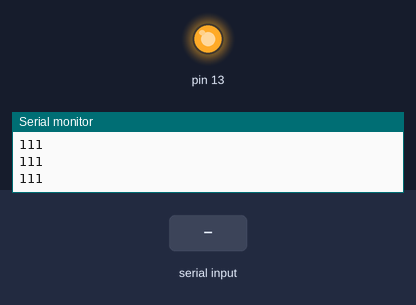
Simulated run of this sketch. Board: Arduino Uno, built with avr-gcc and run on an emulated ATmega328P. Shown: output pins drawn as LEDs (lit = HIGH), the last lines printed to the serial monitor. Inputs (shaded band) come from the test bench. Random numbers use the default seed unless the sketch sets one.

Above: at 1.1 s.
1.2 s: byte 30 received over Serial
At 2.2 s:
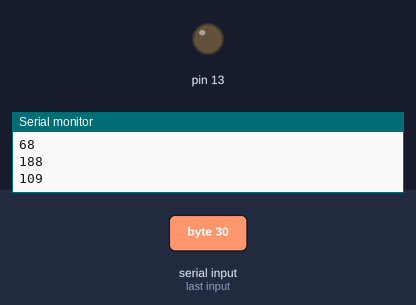
Timing chart, 0 to 4.2 s (numbered marks = the images above; inputs shaded):
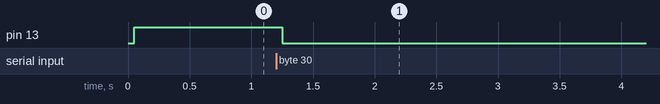

Measured:
- after the input at 1.2 s, pin 13: HIGH → LOW after 0.05 s

The sketch:

Handshake_RandomSerialData.ino
```cpp
char receivedChar;
boolean newData = false;
int ranNum;


void setup() {

  //setup the serial
  Serial.begin(9600);
  delay(50);
  pinMode(13, OUTPUT);
  digitalWrite(13, HIGH);
  //serial.available determines if anything in buffer
  while (!Serial.available()) {
    Serial.println(111);
    delay(300); }
    // read the byte that Python will send over
  recvOneChar();
  showNewData();
  digitalWrite(13, LOW);
}

void loop() {
    ranNum = random(0,255);
    Serial.println(ranNum);
    delay(100);

}
```

DataFunctions.ino
```cpp
void recvOneChar() {
 if (Serial.available() > 0) {
 receivedChar = Serial.read();
 newData = true;
 }
}

void showNewData() {
 if (newData == true) {
 Serial.print("This just in ... ");
 Serial.println(receivedChar);
 newData = false;
 }
}
```
